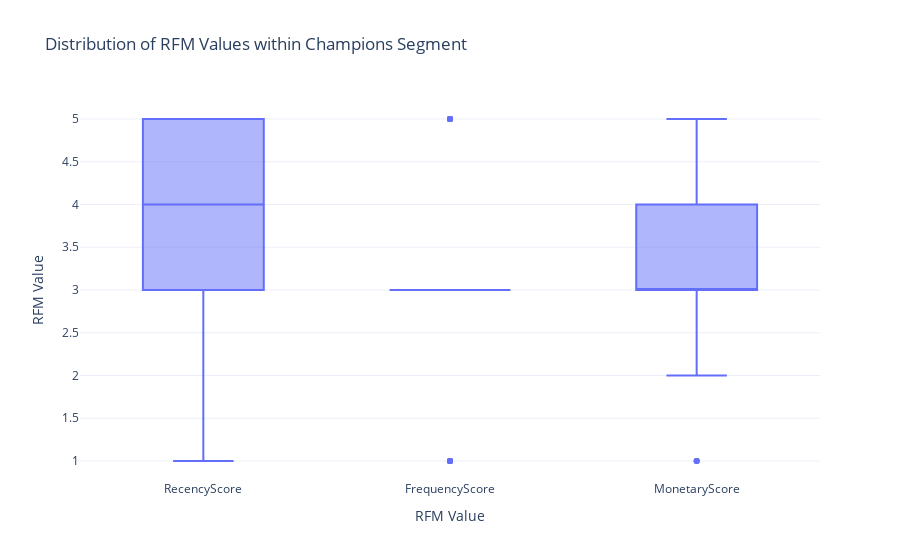

The code cell stored with this chart in its notebook:
### Markdown cell above
## RFM values within the Champions segment:

### Code cell
import plotly.express as px
champions_segment = data[data['RFM Customer Segments'] == 'Champions']

fig = px.box(champions_segment, y=['RecencyScore', 'FrequencyScore', 'MonetaryScore'],
             boxmode='group', # Put boxes side by side
             labels={'variable': 'RFM Value', 'value': 'Score'},
             title='Distribution of RFM Values within Champions Segment')

# Customize the layout
fig.update_layout(yaxis_title='RFM Value')

# Show the plot
fig.show()

### Figure 1 — Plotly figure (JSON) as saved in the notebook; plotly's stock layout.template omitted (floating-point values rounded to 4 significant figures; data arrays with more than 128 entries replaced by an {"elided": "..."} marker saying what was removed)
{"data": [{"alignmentgroup": "True", "hovertemplate": "RFM Value=%{x}<br>Score=%{y}<extra></extra>", "legendgroup": "", "marker": {"color": "#636efa"}, "name": "", "notched": false, "offsetgroup": "", "orientation": "v", "showlegend": false, "type": "box", "x": {"elided": "186 str values"}, "x0": " ", "xaxis": "x", "y": {"elided": "186 int values"}, "y0": " ", "yaxis": "y"}], "layout": {"boxmode": "group", "legend": {"tracegroupgap": 0}, "title": {"text": "Distribution of RFM Values within Champions Segment"}, "xaxis": {"anchor": "y", "domain": [0, 1], "title": {"text": "RFM Value"}}, "yaxis": {"anchor": "x", "domain": [0, 1], "title": {"text": "RFM Value"}}}}
